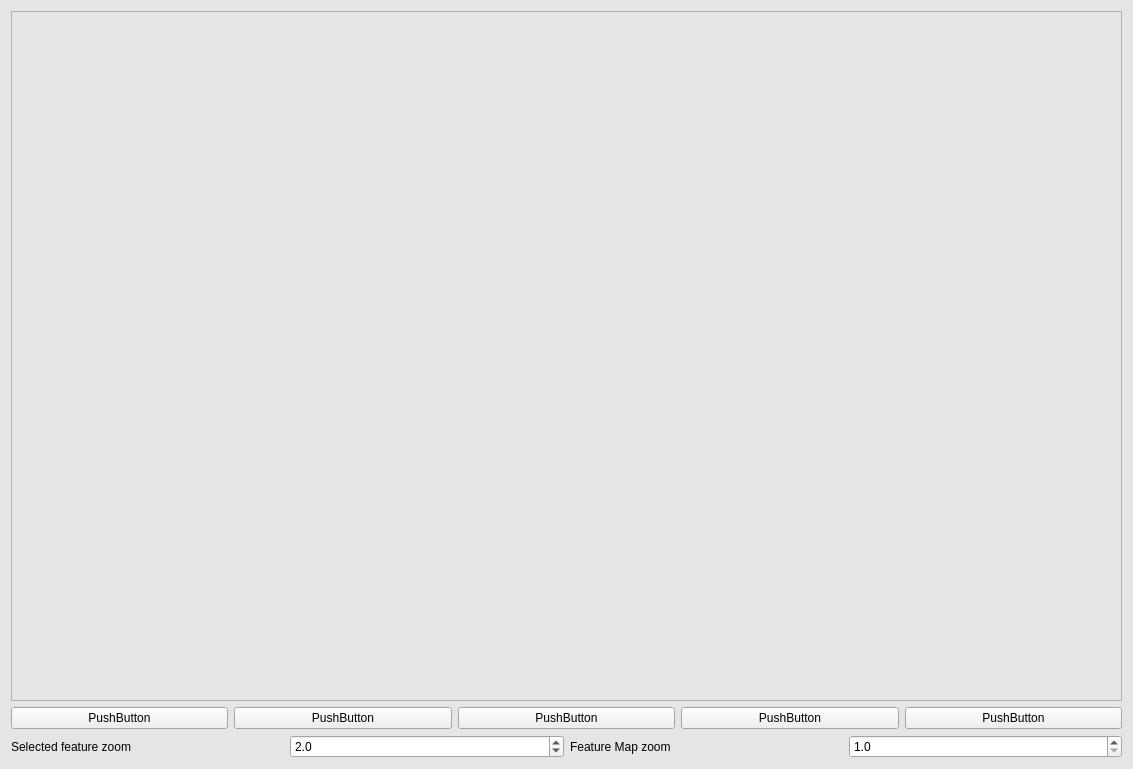
<?xml version="1.0" encoding="UTF-8"?>
<ui version="4.0">
 <class>Form</class>
 <widget class="QWidget" name="Form">
  <property name="geometry">
   <rect>
    <x>0</x>
    <y>0</y>
    <width>1133</width>
    <height>769</height>
   </rect>
  </property>
  <property name="palette">
   <palette>
    <active>
     <colorrole role="Base">
      <brush brushstyle="SolidPattern">
       <color alpha="255">
        <red>255</red>
        <green>255</green>
        <blue>255</blue>
       </color>
      </brush>
     </colorrole>
     <colorrole role="Window">
      <brush brushstyle="SolidPattern">
       <color alpha="255">
        <red>236</red>
        <green>236</green>
        <blue>236</blue>
       </color>
      </brush>
     </colorrole>
    </active>
    <inactive>
     <colorrole role="Base">
      <brush brushstyle="SolidPattern">
       <color alpha="255">
        <red>255</red>
        <green>255</green>
        <blue>255</blue>
       </color>
      </brush>
     </colorrole>
     <colorrole role="Window">
      <brush brushstyle="SolidPattern">
       <color alpha="255">
        <red>229</red>
        <green>229</green>
        <blue>229</blue>
       </color>
      </brush>
     </colorrole>
    </inactive>
    <disabled>
     <colorrole role="Base">
      <brush brushstyle="SolidPattern">
       <color alpha="255">
        <red>229</red>
        <green>229</green>
        <blue>229</blue>
       </color>
      </brush>
     </colorrole>
     <colorrole role="Window">
      <brush brushstyle="SolidPattern">
       <color alpha="255">
        <red>229</red>
        <green>229</green>
        <blue>229</blue>
       </color>
      </brush>
     </colorrole>
    </disabled>
   </palette>
  </property>
  <property name="cursor">
   <cursorShape>ArrowCursor</cursorShape>
  </property>
  <property name="mouseTracking">
   <bool>true</bool>
  </property>
  <property name="focusPolicy">
   <enum>Qt::NoFocus</enum>
  </property>
  <property name="windowTitle">
   <string>Form</string>
  </property>
  <layout class="QGridLayout" name="gridLayout_2">
   <item row="2" column="0">
    <layout class="QHBoxLayout" name="horizontalLayout_4">
     <item>
      <layout class="QHBoxLayout" name="horizontalLayout">
       <item>
        <widget class="QPushButton" name="pushButton_1">
         <property name="text">
          <string>PushButton</string>
         </property>
        </widget>
       </item>
       <item>
        <widget class="QPushButton" name="pushButton_2">
         <property name="text">
          <string>PushButton</string>
         </property>
        </widget>
       </item>
       <item>
        <widget class="QPushButton" name="pushButton_3">
         <property name="text">
          <string>PushButton</string>
         </property>
        </widget>
       </item>
       <item>
        <widget class="QPushButton" name="pushButton_4">
         <property name="text">
          <string>PushButton</string>
         </property>
        </widget>
       </item>
       <item>
        <widget class="QPushButton" name="pushButton_5">
         <property name="text">
          <string>PushButton</string>
         </property>
        </widget>
       </item>
      </layout>
     </item>
    </layout>
   </item>
   <item row="0" column="0">
    <widget class="QFrame" name="frame">
     <property name="frameShape">
      <enum>QFrame::StyledPanel</enum>
     </property>
     <property name="frameShadow">
      <enum>QFrame::Raised</enum>
     </property>
    </widget>
   </item>
   <item row="3" column="0">
    <layout class="QHBoxLayout" name="horizontalLayout_2">
     <item>
      <widget class="QLabel" name="label">
       <property name="text">
        <string>Selected feature zoom</string>
       </property>
      </widget>
     </item>
     <item>
      <widget class="QDoubleSpinBox" name="doubleSpinBox_2">
       <property name="decimals">
        <number>1</number>
       </property>
       <property name="minimum">
        <double>1.000000000000000</double>
       </property>
       <property name="maximum">
        <double>5.000000000000000</double>
       </property>
       <property name="singleStep">
        <double>0.500000000000000</double>
       </property>
       <property name="value">
        <double>2.000000000000000</double>
       </property>
      </widget>
     </item>
     <item>
      <widget class="QLabel" name="label_2">
       <property name="text">
        <string>Feature Map zoom</string>
       </property>
      </widget>
     </item>
     <item>
      <widget class="QDoubleSpinBox" name="doubleSpinBox_1">
       <property name="decimals">
        <number>1</number>
       </property>
       <property name="minimum">
        <double>1.000000000000000</double>
       </property>
       <property name="maximum">
        <double>5.000000000000000</double>
       </property>
       <property name="singleStep">
        <double>0.500000000000000</double>
       </property>
       <property name="value">
        <double>1.000000000000000</double>
       </property>
      </widget>
     </item>
     <item>
      <layout class="QHBoxLayout" name="horizontalLayout_3"/>
     </item>
     <item>
      <layout class="QHBoxLayout" name="horizontalLayout_5"/>
     </item>
    </layout>
   </item>
  </layout>
 </widget>
 <resources/>
 <connections/>
</ui>
